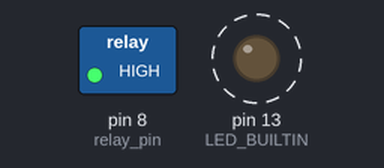
Bench run of a sketch on a simulated Arduino Uno, built with avr-gcc and run on an emulated ATmega328P. Shown: switched loads named in the sketch (green lamp = pin HIGH), output pins drawn as LEDs (lit = HIGH). Dashed ring = blinking.

Above: at 0.5 s.
Timing chart, 0 to 4.6 s (numbered marks = the images above):
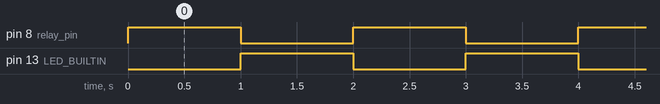

Measured:
- by itself, pin 8 (relay_pin), pin 13 (LED_BUILTIN): alternates HIGH for 1.0 s and LOW for 1.0 s

The sketch:

timed_relay.ino
```cpp
/**
What: Arduino + Relay control + AC appliance connected to mains

Circuits
1. Load circuit - Make a circuit of fan + relay + mains (home socket)
2. Relay to Load circuit - Now, break circuit #1 from some place and connect the ends into the relay (in the open and middle ends, leave the closed boxed end as-is)
3. Arduino to relay
  1. Connect VCC of relay to 5 or 3.3 V pin of Arduino.
  2. Connect GND of relay to a GND pin of Arduino.
  3. Connect relay control pin to a number pin (say 8) of Arduino.

Code: setting numbered pin to LOW means the relay is ON (circuit completes), otherwise OFF. (yeah, low means ON, weird)
*/
int relay_pin = 8;

void setup() {
  pinMode(relay_pin, OUTPUT);
  pinMode(LED_BUILTIN, OUTPUT);
}


void loop() {
  // turn OFF the relay
  // and wait
  digitalWrite(relay_pin, HIGH);
  digitalWrite(LED_BUILTIN, !digitalRead(relay_pin));
  delay(1000);


  // turn ON the relay
  // and wait
  digitalWrite(relay_pin, LOW);
  digitalWrite(LED_BUILTIN, !digitalRead(relay_pin));
  delay(1000);
}
```
